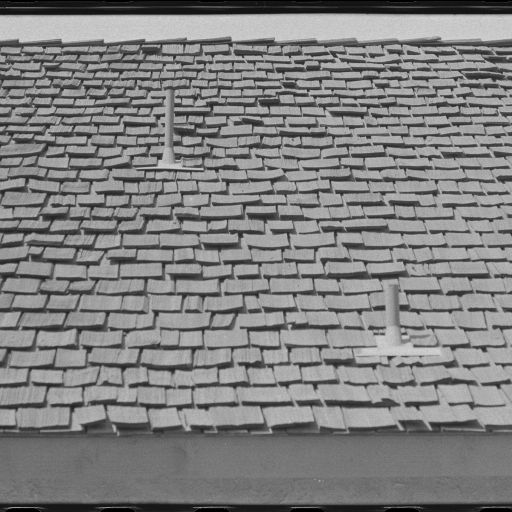
%> input picture Horizontal texture features/textures/1.4.02.tiff, 1024 x 1024 px (shown at 1/2 size)
$ octave Wavelet_denoising.m   (GNU Octave 9; MATLAB toolbox functions it lacks are replaced by stand-ins)
%> lines starting %> are read from the running program, lines starting %| are printed output that depends on the picture
clc;clear;close all;

I = imread('C:\Users\ASUS\Desktop\Image processing\Horizontal texture features\textures\1.4.02.tiff');
%> I is the input picture: size 1024x1024 uint8; min 0, max 240, mean 128.7
std = 40;
shape = size(I);
%> shape = [1024 1024]

blur_kernel = [1 1 1 1
    1 1 1 1
    1 1 1 1]/16;
Image = conv2(I, blur_kernel, "same");
Image = Image + std.*randn([shape(1) shape(2)]);
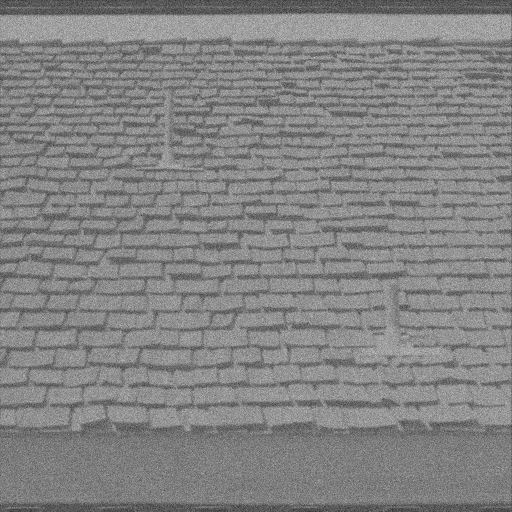
%> Image: size 1024x1024 double (shown at 1/2 size); min -144.6, max 321.4, mean 96.4; drawn with min black and max white

[c, s] = wavedec2(Image,6, 'db3');
%> s = [20 20; 20 20; 36 36; 68 68; 132 132; 259 259; 514 514; 1024 1024]

[H1 , V1, D1] = detcoef2('all', c, s, 1);
A1 = appcoef2(c,s, 'db3', 1);

[H2 , V2, D2] = detcoef2('all', c, s, 2);
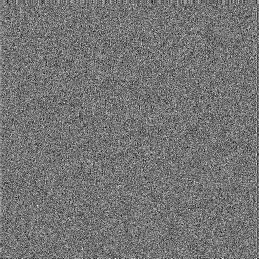
%> V2: size 259x259 double; min -172.5, max 204.3, mean -0.1; drawn with min black and max white
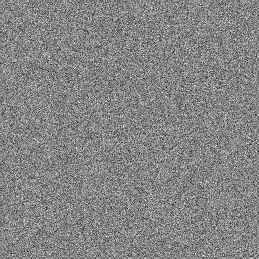
%> D2: size 259x259 double; min -174.5, max 159.8, mean 0; drawn with min black and max white
A2 = appcoef2(c,s, 'db3', 2);

[H3 , V3, D3] = detcoef2('all', c, s, 3);
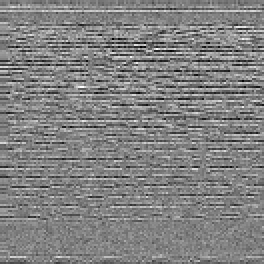
%> H3: size 132x132 double (shown 2 times larger); min -399.8, max 386.7, mean 0.9; drawn with min black and max white
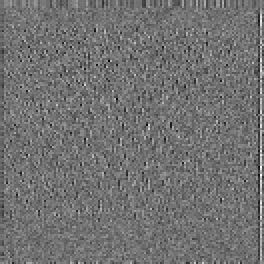
%> V3: size 132x132 double (shown 2 times larger); min -305.3, max 374.9, mean -0.8; drawn with min black and max white
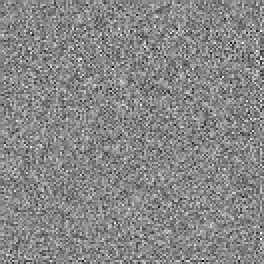
%> D3: size 132x132 double (shown 2 times larger); min -199.2, max 176.1, mean -0.2; drawn with min black and max white
A3 = appcoef2(c,s, 'db3', 3);
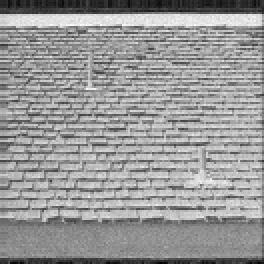
%> A3: size 132x132 double (shown 2 times larger); min -174.1, max 1360.2, mean 745.2; drawn with min black and max white


fig1 = figure;

subplot(2,2,1)
imagesc(A1);
title('Approximation Coef. of level 1')
colormap gray

subplot(2,2,2)
imagesc(H1)
title('Horizontal Detail Coef. of Level 1')


subplot(2,2,3)
imagesc(V1)
title('Vertical Detail Coef. of Level 1')


subplot(2,2,4)
imagesc(D1)
title('Diagonal Detail Coef. of Level 1')

fig1.Position = [273, 244, 860, 720];


fig2 = figure;

subplot(2,2,1)
imagesc(A2);
title('Approximation Coef. of level 2')
colormap gray

subplot(2,2,2)
imagesc(H2)
title('Horizontal Detail Coef. of Level 2')


subplot(2,2,3)
imagesc(V2)
title('Vertical Detail Coef. of Level 2')


subplot(2,2,4)
imagesc(D2)
title('Diagonal Detail Coef. of Level 2')

fig2.Position = [473, 244, 860, 720];


fig3 = figure;

subplot(2,2,1)
imagesc(A3);
title('Approximation Coef. of level 3')
colormap gray

subplot(2,2,2)
imagesc(H3)
title('Horizontal Detail Coef. of Level 3')


subplot(2,2,3)
imagesc(V3)
title('Vertical Detail Coef. of Level 3')


subplot(2,2,4)
imagesc(D3)
title('Diagonal Detail Coef. of Level 3')

fig3.Position = [573, 244, 860, 720];

had = std .*sqrt(2.*log2(shape(1).*shape(2))).*0.39;
%> had = 98.66
c_temp = c(1, (s(1,1)*s(1,2))+1:end);
c_temp(abs(c_temp)<had) = 0;
c(1, (s(1,1)*s(1,2))+1:end) = c_temp;

x = waverec2(c, s, 'db3');

fig4 = figure;
colormap gray
fig4.Position = [0, 100, 600, 600];
imshow(I,[0 255])
title("Original image")

fig5 = figure;
colormap gray
fig5.Position = [550, 100, 600, 600];
imshow(Image, [0 255])
title("Degraded image")

fig6 = figure;
colormap gray
fig6.Position = [1150, 100, 600, 600];
imshow(x, [0 255])
title("Denoised Image")

$ run again, with Horizontal texture features/textures/1.1.01.tiff copied over Horizontal texture features/textures/1.4.02.tiff
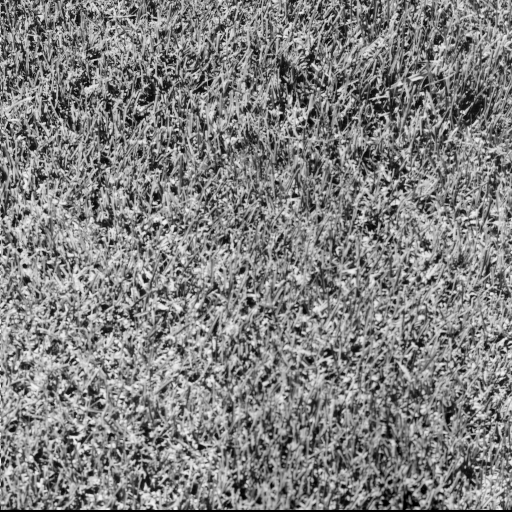
%> input picture Horizontal texture features/textures/1.1.01.tiff, 512 x 512 px
%> I is the input picture: size 512x512 uint8; min 0, max 247, mean 128.7
%> `Image = Image + std.*randn([shape(1) shape(2)]);`:
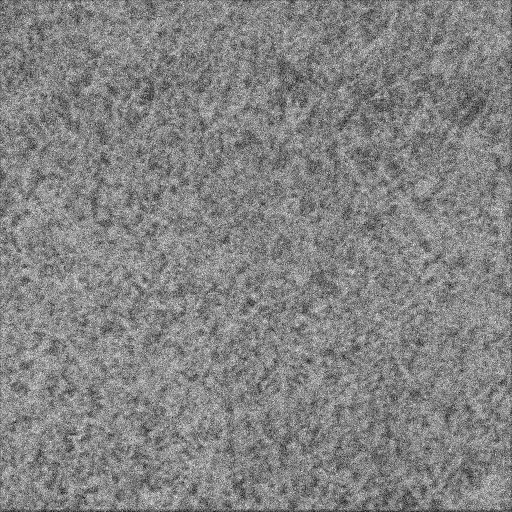
%> Image: size 512x512 double; min -135.7, max 312.7, mean 96.2; drawn with min black and max white
%> s = [12 12; 12 12; 20 20; 36 36; 68 68; 131 131; 258 258; 512 512]
%> `imshow(x, [0 255])`:
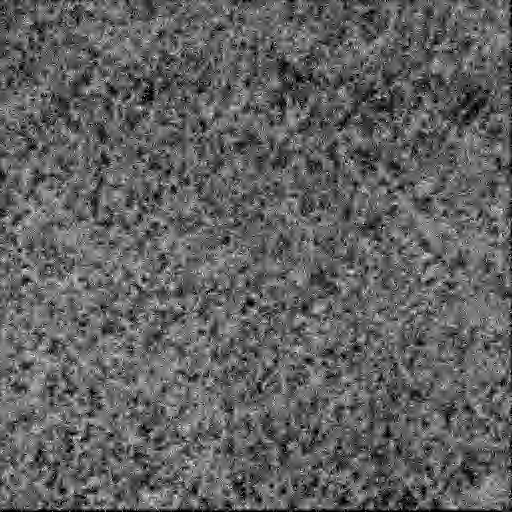
%> displayed picture: size 512x512, on the screen's scale of 0 to 255; min 0, max 255, mean 96.2

$ run again, with Horizontal texture features/textures/1.1.02.tiff copied over Horizontal texture features/textures/1.4.02.tiff
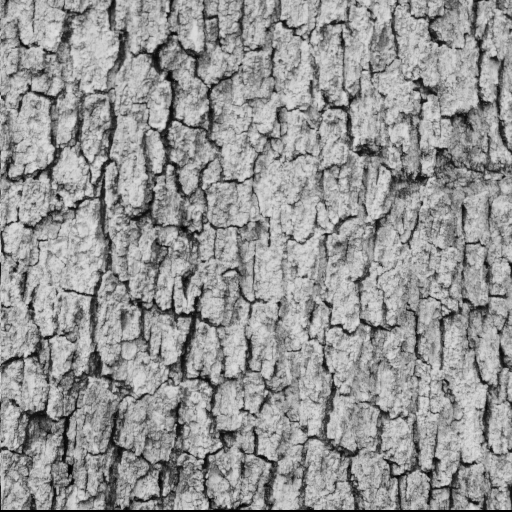
%> input picture Horizontal texture features/textures/1.1.02.tiff, 512 x 512 px
%> I is the input picture: size 512x512 uint8; min 0, max 226, mean 148.5
%> `Image = Image + std.*randn([shape(1) shape(2)]);`:
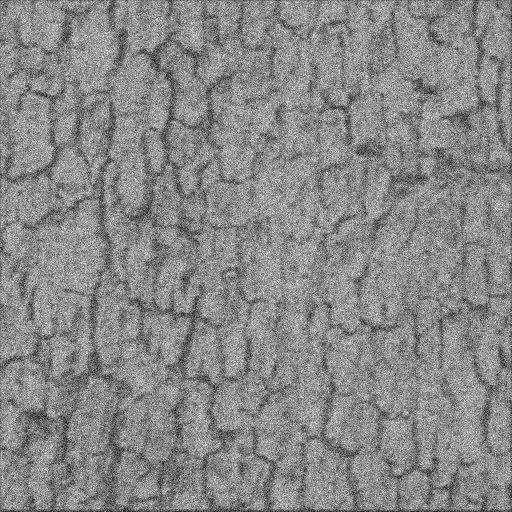
%> Image: size 512x512 double; min -122.7, max 310.8, mean 111; drawn with min black and max white
%> s = [12 12; 12 12; 20 20; 36 36; 68 68; 131 131; 258 258; 512 512]
%> `imshow(x, [0 255])`:
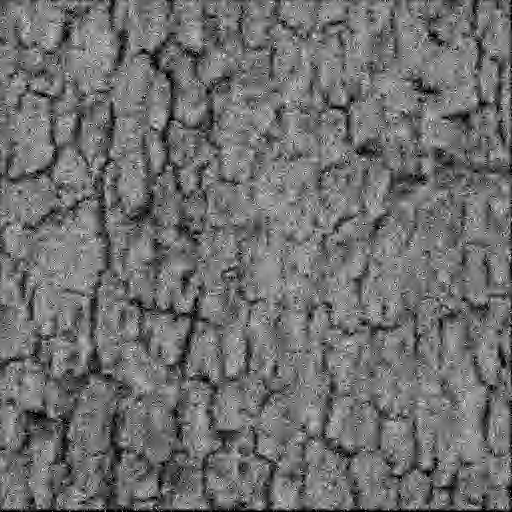
%> displayed picture: size 512x512, on the screen's scale of 0 to 255; min 0, max 255, mean 111

$ run again, with Horizontal texture features/textures/1.1.03.tiff copied over Horizontal texture features/textures/1.4.02.tiff
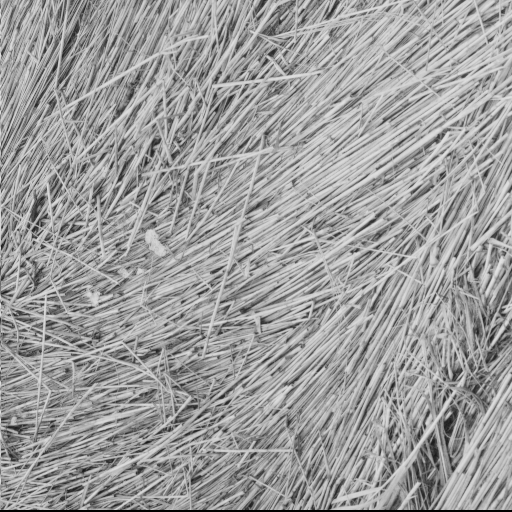
%> input picture Horizontal texture features/textures/1.1.03.tiff, 512 x 512 px
%> I is the input picture: size 512x512 uint8; min 0, max 227, mean 156.8
%> s = [12 12; 12 12; 20 20; 36 36; 68 68; 131 131; 258 258; 512 512]
%> `imshow(x, [0 255])`:
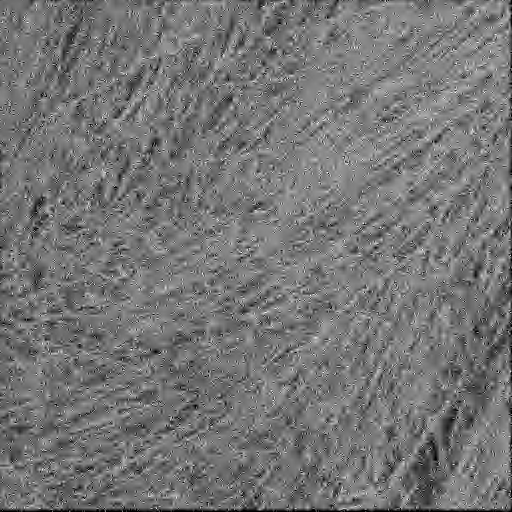
%> displayed picture: size 512x512, on the screen's scale of 0 to 255; min 0, max 255, mean 117.1
